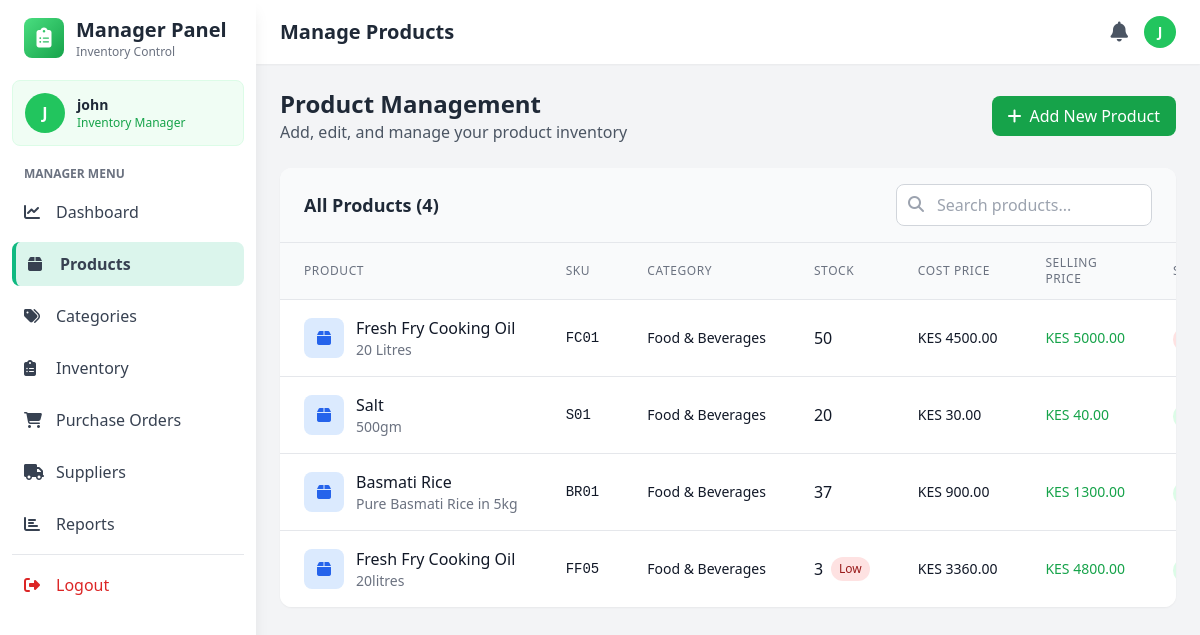
The page /manager/products (signed in) on the database as committed earlier.
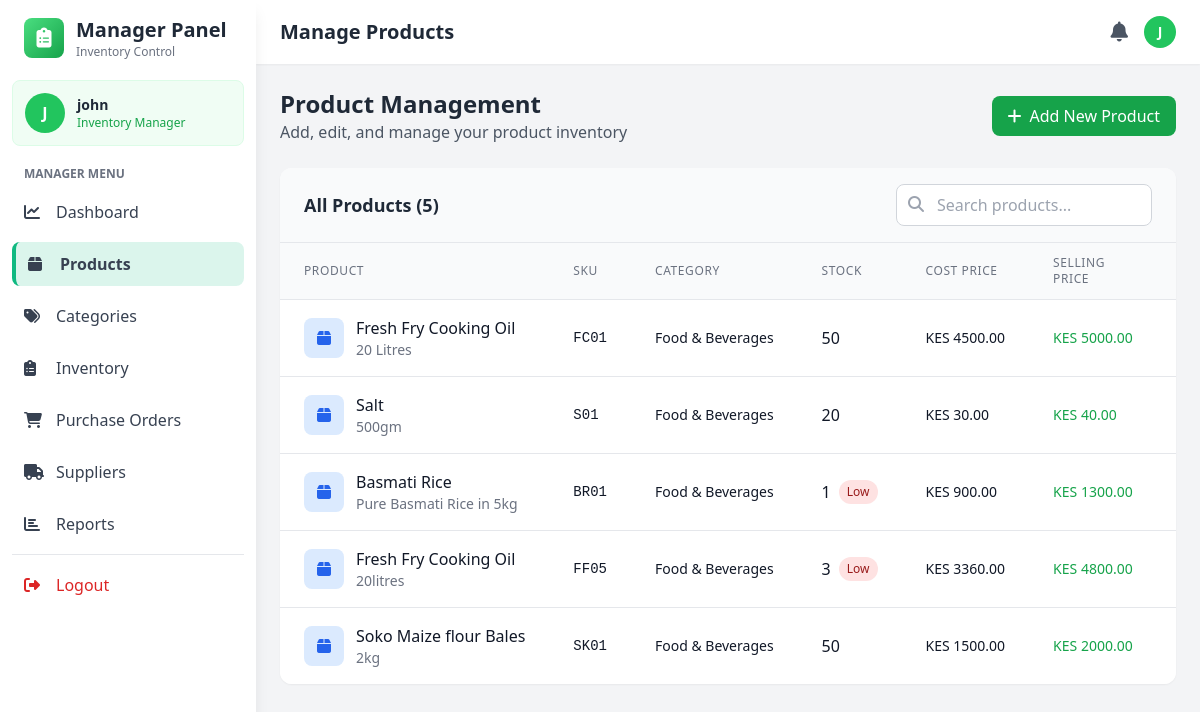
The same page on the database as committed later.
### models.py (models this page shows, shortened)
class Product(db.Model):
    __tablename__ = 'products'
    id = db.Column(db.Integer, primary_key=True)
    name = db.Column(db.String(200), nullable=False)
    sku = db.Column(db.String(50), unique=True, nullable=False)  # Stock code
    description = db.Column(db.Text)
    cost_price = db.Column(db.Float, nullable=False)
    selling_price = db.Column(db.Float, nullable=False)
    quantity = db.Column(db.Integer, default=0)
    reorder_level = db.Column(db.Integer, default=10)
    category_id = db.Column(db.Integer, db.ForeignKey('categories.id'), nullable=False)
    supplier_id = db.Column(db.Integer, db.ForeignKey('suppliers.id'), nullable=False)
    created_at = db.Column(db.DateTime, default=datetime.utcnow)
    updated_at = db.Column(db.DateTime, default=datetime.utcnow, onupdate=datetime.utcnow)
    is_active = db.Column(db.Boolean, default=True)
    image_url = db.Column(db.String(500))  # For Cloudinary image URLs
    unit = db.Column(db.String(50), default='piece')  # piece, kg, liter, pack, box, etc.
    category = db.relationship('Category', backref='products')
    supplier = db.relationship('Supplier', backref='products')

class Category(db.Model):
    __tablename__ = 'categories'
    id = db.Column(db.Integer, primary_key=True)
    name = db.Column(db.String(100), unique=True, nullable=False)
    description = db.Column(db.Text)
    created_at = db.Column(db.DateTime, default=datetime.utcnow)

### app.py (the view)
@app.route('/manager/products')
@login_required
def manage_products():
    if current_user.role not in ['admin', 'manager']:
        flash('Access denied. Manager access required.', 'danger')
        return redirect(url_for('index'))
    products = Product.query.all()
    categories = Category.query.all()
    suppliers = Supplier.query.all()
    return render_template('manager/products.html',
                         products=products,
                         categories=categories,
                         suppliers=suppliers)

### app.py (called while the page is built)
@login_manager.user_loader
def load_user(user_id):
    return User.query.get(int(user_id))

### templates/manager/products.html (shortened to what the changed rows need)
<!DOCTYPE html>
<html lang="en">
<head>
    <script src="https://cdn.tailwindcss.com"></script>
    <link rel="stylesheet" href="https://cdnjs.cloudflare.com/ajax/libs/font-awesome/6.4.0/css/all.min.css">
</head>
<body class="bg-gray-100">
    <aside class="fixed top-0 left-0 z-40 w-64 h-screen bg-white shadow-lg">
        <div class="h-full px-3 py-4 overflow-y-auto">
            <div class="flex items-center mb-5 px-3">
                <div class="ml-3">
                    <h2 class="text-xl font-bold text-gray-800">Manager Panel</h2>
                </div>
            </div>
        </div>
    </aside>
    <div class="ml-64">
        <header class="bg-white shadow-sm sticky top-0 z-30">
            <div class="flex items-center justify-between px-6 py-4">
                <h1 class="text-xl font-semibold text-gray-800">Manage Products</h1>
            </div>
        </header>
        <main class="p-6">
            <div class="flex justify-between items-center mb-6">
                <div>
                    <h2 class="text-2xl font-bold text-gray-800">Product Management</h2>
                </div>
            </div>
            <div class="bg-white rounded-xl shadow-sm overflow-hidden">
                <div class="px-6 py-4 border-b border-gray-200 bg-gray-50">
                    <div class="flex justify-between items-center">
                        <h3 class="text-lg font-semibold text-gray-800">All Products ({{ products|length }})</h3>
                        <div class="relative">
                            <input type="text" placeholder="Search products..." class="pl-10 pr-4 py-2 border border-gray-300 rounded-lg focus:ring-2 focus:ring-green-500 focus:border-transparent w-64">
                            <i class="fas fa-search absolute left-3 top-3 text-gray-400"></i>
                        </div>
                    </div>
                </div>
                <table class="min-w-full divide-y divide-gray-200">
                    <thead class="bg-gray-50">
                        <tr>
                            <th class="px-6 py-3 text-left text-xs font-medium text-gray-500 uppercase tracking-wider">Product</th>
                            <th class="px-6 py-3 text-left text-xs font-medium text-gray-500 uppercase tracking-wider">SKU</th>
                            <th class="px-6 py-3 text-left text-xs font-medium text-gray-500 uppercase tracking-wider">Category</th>
                            <th class="px-6 py-3 text-left text-xs font-medium text-gray-500 uppercase tracking-wider">Stock</th>
                            <th class="px-6 py-3 text-left text-xs font-medium text-gray-500 uppercase tracking-wider">Cost Price</th>
                            <th class="px-6 py-3 text-left text-xs font-medium text-gray-500 uppercase tracking-wider">Selling Price</th>
                            <th class="px-6 py-3 text-left text-xs font-medium text-gray-500 uppercase tracking-wider">Status</th>
                        </tr>
                    </thead>
                    <tbody class="bg-white divide-y divide-gray-200">
                        {% for product in products %}
                        <tr class="hover:bg-gray-50">
                            <td class="px-6 py-4 whitespace-nowrap">
                                <div class="flex items-center">
                                    <div class="w-10 h-10 bg-blue-100 rounded-lg flex items-center justify-center mr-3">
                                        <i class="fas fa-box text-blue-600"></i>
                                    </div>
                                    <div>
                                        <div class="font-medium text-gray-900">{{ product.name }}</div>
                                        <div class="text-sm text-gray-500 truncate max-w-xs">{{ product.description or 'No description' }}</div>
                                    </div>
                                </div>
                            </td>
                            <td class="px-6 py-4 whitespace-nowrap text-sm text-gray-900 font-mono">{{ product.sku }}</td>
                            <td class="px-6 py-4 whitespace-nowrap text-sm text-gray-900">{{ product.category.name }}</td>
                            <td class="px-6 py-4 whitespace-nowrap">
                                <div class="flex items-center">
                                    <span class="font-medium text-gray-900">{{ product.quantity }}</span>
                                    {% if product.quantity <= product.reorder_level %}
                                    <span class="ml-2 bg-red-100 text-red-800 text-xs px-2 py-1 rounded-full">Low</span>
                                    {% endif %}
                                </div>
                            </td>
                            <td class="px-6 py-4 whitespace-nowrap text-sm text-gray-900">KES {{ "%.2f"|format(product.cost_price) }}</td>
                            <td class="px-6 py-4 whitespace-nowrap text-sm font-medium text-green-600">KES {{ "%.2f"|format(product.selling_price) }}</td>
                            <td class="px-6 py-4 whitespace-nowrap">
                                <span class="px-2 py-1 text-xs font-semibold rounded-full {% if product.is_active %}bg-green-100 text-green-800{% else %}bg-red-100 text-red-800{% endif %}">
                                </span>
                            </td>
                        </tr>
                        {% endfor %}
                    </tbody>
                </table>
            </div>
        </main>
    </div>
</body>
</html>

Rows that differ between the two databases and show on the page:
changed Product "Basmati Rice": quantity "37" → "1"; now shows "Low"
added Product: name "Soko Maize flour Bales", description "2kg", sku "SK01", category.name "Food & Beverages", quantity "50", cost_price "1500.00", selling_price "2000.00"
Other text that changed with them:
{{ products|length }}: "4" → "5"
